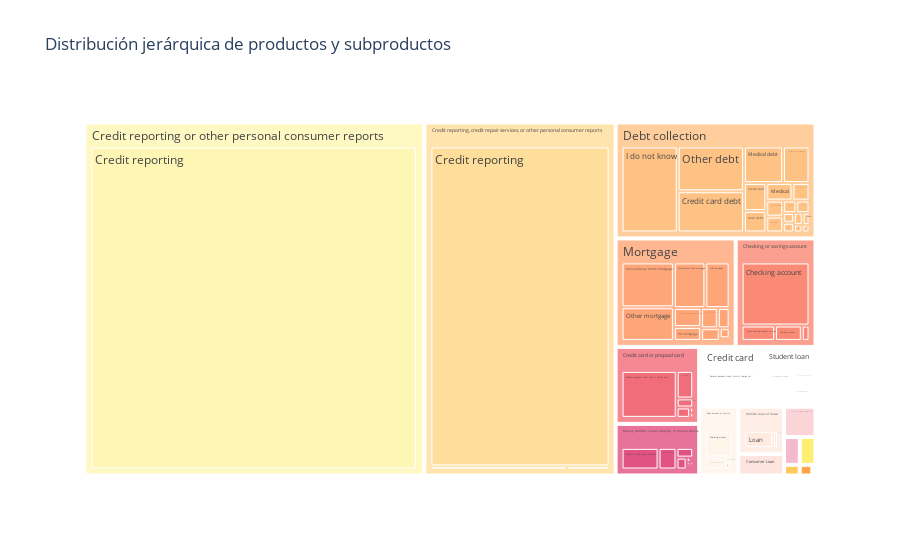

Notebook code for this chart:
### Code cell
fig = px.treemap(new_df.dropna(subset=['product', 'sub_product']), 
                 path=['product', 'sub_product'], 
                 title='Distribución jerárquica de productos y subproductos',
                 color_discrete_sequence=px.colors.sequential.Pinkyl)
fig.show(config={
    'displaylogo': False,
    'modeBarButtonsToAdd': ['drawline', 'drawopenpath', 'drawcircle', 'drawrect', 'eraseshape'],
    'displayModeBar': True,
    'scrollZoom': True
})

### Figure 1 — Plotly figure (JSON) as saved in the notebook; plotly's stock layout.template omitted (floating-point values rounded to 4 significant figures; data arrays with more than 128 entries replaced by an {"elided": "..."} marker saying what was removed)
{"data": [{"branchvalues": "total", "domain": {"x": [0, 1], "y": [0, 1]}, "hovertemplate": "labels=%{label}<br>count=%{value}<br>parent=%{parent}<br>id=%{id}<extra></extra>", "ids": {"elided": "140 str values"}, "labels": {"elided": "140 str values"}, "name": "", "parents": {"elided": "140 str values"}, "type": "treemap", "values": {"elided": "140 int values"}}], "layout": {"legend": {"tracegroupgap": 0}, "title": {"text": "Distribución jerárquica de productos y subproductos"}, "treemapcolorway": ["rgb(254, 246, 181)", "rgb(255, 221, 154)", "rgb(255, 194, 133)", "rgb(255, 166, 121)", "rgb(250, 138, 118)", "rgb(241, 109, 122)", "rgb(225, 83, 131)"]}}
